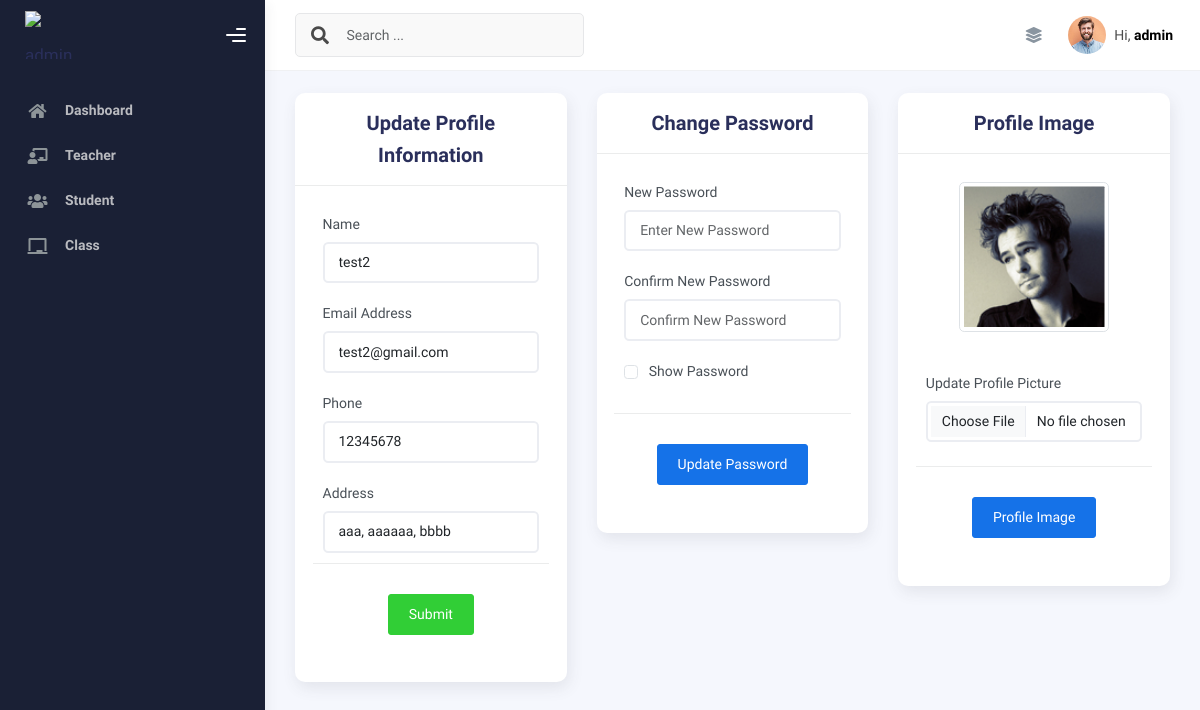
Before: /admin/teacher_edit.php?id=1 (signed in) with the older database file.
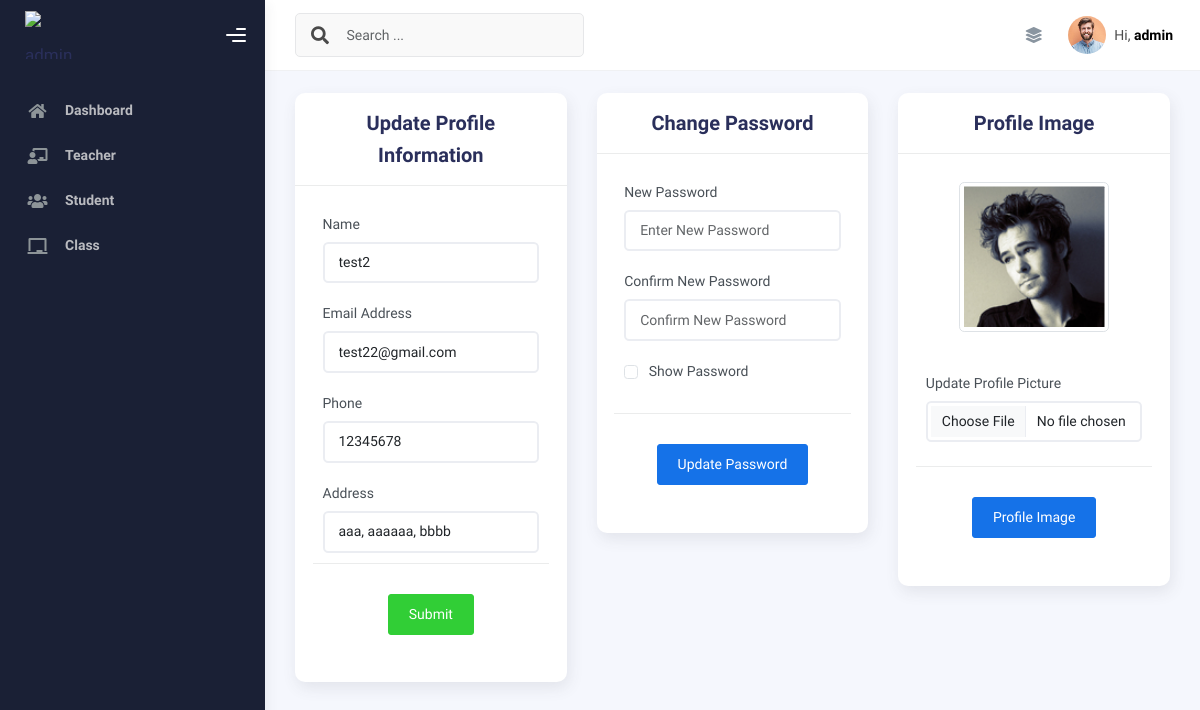
After: the same page with the newer database file.
### tables this page shows
CREATE TABLE `teacher` (
  `id` int(11) NOT NULL,
  `name` varchar(255) NOT NULL,
  `password` varchar(255) NOT NULL,
  `phone` varchar(255) NOT NULL,
  `email` varchar(255) NOT NULL,
  `profileimage` varchar(255) NOT NULL,
  `status` tinyint(1) NOT NULL DEFAULT 1,
  `address` varchar(255) NOT NULL,
  `created_at` timestamp NOT NULL DEFAULT current_timestamp(),
  `updated_at` timestamp NOT NULL DEFAULT current_timestamp()
);

### admin/teacher_edit.php (the view, shortened to what the changed rows need)
<?php
require_once('../includes/db.php');
if (isset($_GET["id"])) {
    $id = $_GET['id'];
    $sql = "SELECT * FROM teacher WHERE id = ?";
    $stmt = $pdo->prepare($sql);
    $stmt->execute([$id]);
    $teacher = $stmt->fetch(PDO::FETCH_ASSOC);
    if ($teacher) {
        $name = $teacher['name'];
        $email = $teacher['email'];
        $number = $teacher['phone'];
        $address = $teacher['address'];
    } else {
        $error[] = "Error: teacher not found.";
    }
}
?>
<!DOCTYPE html>
<html lang="en">
<head>
    <?php require_once('../includes/dashboard_header.php'); ?>
</head>
<body>
    <div class="wrapper">
        <div class="main-panel">
            <div class="container">
                <div class="page-inner">
                    <div class="row">
                        <div class="col-md-4">
                            <div class="card">
                                <div class="card-body">
                                    <form method="POST" action="<?php echo $_SERVER['PHP_SELF']; ?>">
                                        <div class="form-group">
                                            <label for="name">Name</label>
                                            <input type="text" class="form-control" id="name" name="name" required value="<?php echo isset($name) ? $name : ''; ?>" placeholder="Enter Name" />
                                        </div>
                                        <div class="form-group">
                                            <label for="email">Email Address</label>
                                            <input type="email" class="form-control" id="email" name="email" required value="<?php echo isset($email) ? $email : ''; ?>" placeholder="Enter Email" />
                                        </div>
                                        <div class="form-group">
                                            <label for="PhoneNo">Phone</label>
                                            <input type="text" class="form-control" id="PhoneNo" name="PhoneNo" required value="<?php echo isset($number) ? $number : ''; ?>" placeholder="Enter Phone Number" />
                                        </div>
                                        <div class="form-group">
                                            <label for="address">Address</label>
                                            <input type="text" class="form-control" id="address" name="address" required value="<?php echo isset($address) ? $address : ''; ?>" placeholder="Enter Address" />
                                        </div>
                                    </form>
                                </div>
                            </div>
                        </div>
                        <div class="col-md-4">
    <div class="card">
        <div class="card-body">
            <form method="POST" action="<?php echo $_SERVER['PHP_SELF']; ?>" enctype="multipart/form-data">
            <div class="form-group text-center mb-4">
                    <?php
                    $profile_image = !empty($teacher['profileimage']) ? $teacher['profileimage'] : 'default-profile.png';
                    ?>
                    <img src="<?php echo $profile_image; ?>" alt="Profile Picture" class="img-thumbnail" width="150" height="150" />
                </div>
            </form>
        </div>
    </div>
</div>
                    </div>
                </div>
            </div>
        </div>
    </div>
</body>
</html>

Changed rows visible on the page:
changed teacher "test2": email "test2@gmail.com" → "test22@gmail.com"
